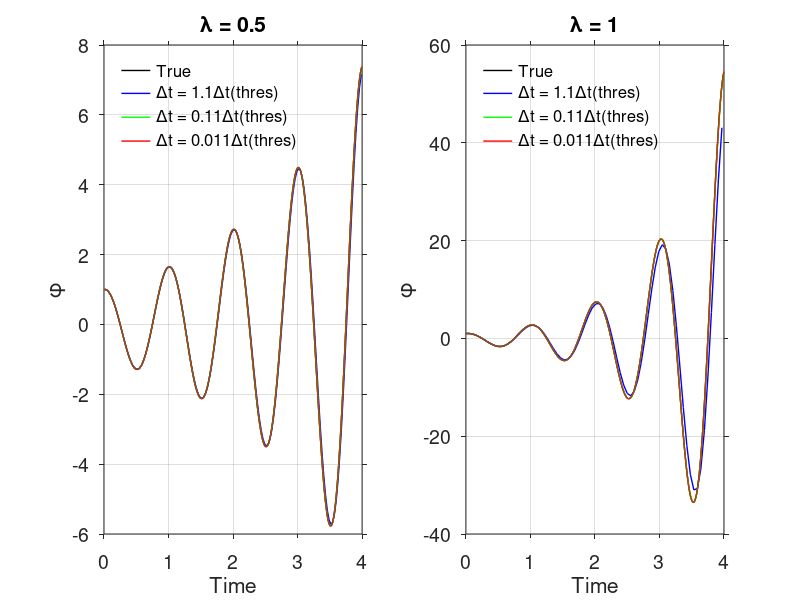

The MATLAB script that drew this image:
% =========================================================================
%   This program is to examine A-stability for transport ODE
%   Numerical Scheme: trapezoidal time difference
% =========================================================================
set(0,'defaulttextfontsize',14);
set(0,'defaultaxesfontsize',14);
set(0,'DefaultAxesTickDir', 'out')
set(0,'DefaultFigureColormap',feval('jet'));

%%% define constants %%%
tau = 1;                                                    % wave period
omega = 2*pi/(tau);                                         % wave frequency
%%% define true solution parameters %%%
phi0 = 1;
deltt = 0.011; 
t0  = 0; t1 = 4*tau;
tt_true = t0:deltt:t1;
%%% select different delt %%%
col = {'b','g','r'};

lambda0 = [0.5,1];
figure(1);clf;
for ilambda = 1:numel(lambda0)
    lambda = lambda0(ilambda);
    %%% construct true solution %%%
    phitrue = phi0*exp((lambda+1i*omega)*tt_true);                  % true solution
    gamma = (lambda+1i*omega);
    delt_shred = abs(-2*lambda/(lambda^2+omega^2));
    delt0 = [delt_shred*1.1,delt_shred*0.11,delt_shred*0.011];  % choose different delt

    %%% plot true solution %%%
    figure(1);
    subplot(1,2,ilambda)
    plot(tt_true,real(phitrue),'k','linewidth',1);hold on;    
    %%% solve ODE %%%
    for idtt = 1:numel(delt0)
        delt = delt0(idtt);
        tt = t0:delt:t1;
        
        phi = nan(size(tt));
        phi(1) = phitrue(1);
        for itt = 2:numel(tt)
            phi(itt) = (phi(itt-1)*(1+0.5*gamma*delt))/(1-0.5*gamma*delt);
        end
        plot(tt,real(phi),col{idtt},'linewidth',1);
    end
    xlabel('Time');ylabel('\phi');title(['\lambda = ',num2str(lambda)]);grid on;
    lg = legend('True','\Deltat = 1.1\Deltat(thres)','\Deltat = 0.11\Deltat(thres)',...
        '\Deltat = 0.011\Deltat(thres)','location','northwest');
    set(lg,'box','off','fontsize',12);
end